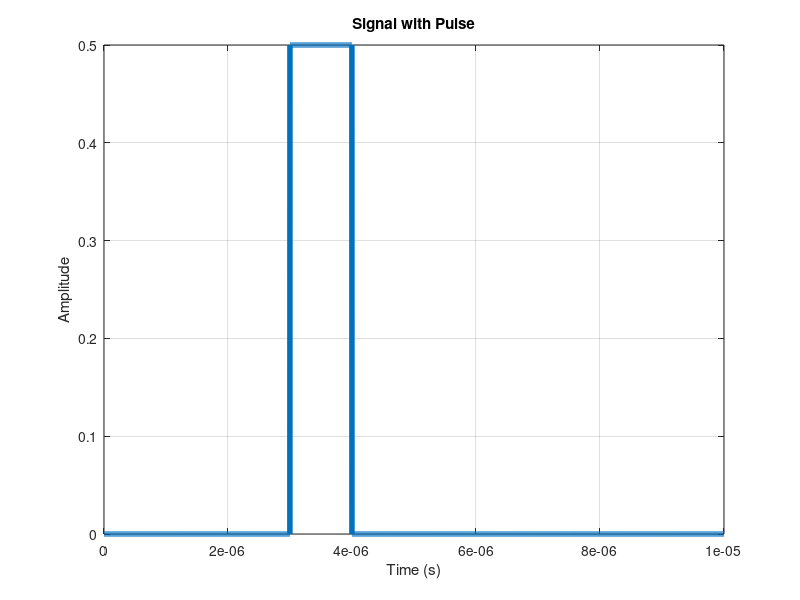

MATLAB code to generate this figure:
ts = 1e-9;
T = 1e-5;
tau = 1e-6;
start_time = 0;
c = 3e8;
R = 450;
alpha = 0.5;

td = 2 * R / c;
pulse_idx = td / ts;

Total_samples = round(T/ts); 
pulse_samples = round(tau/ts);

signal = zeros(1, Total_samples);
pulse = alpha * ones(1, pulse_samples);


signal(pulse_idx:pulse_idx + pulse_samples - 1) = signal(pulse_idx:pulse_idx + pulse_samples - 1) + pulse;

time = start_time:ts:T - ts;

plot(time, signal, 'LineWidth', 4);
xlabel('Time (s)');
ylabel('Amplitude');
title('Signal with Pulse');
grid on;
